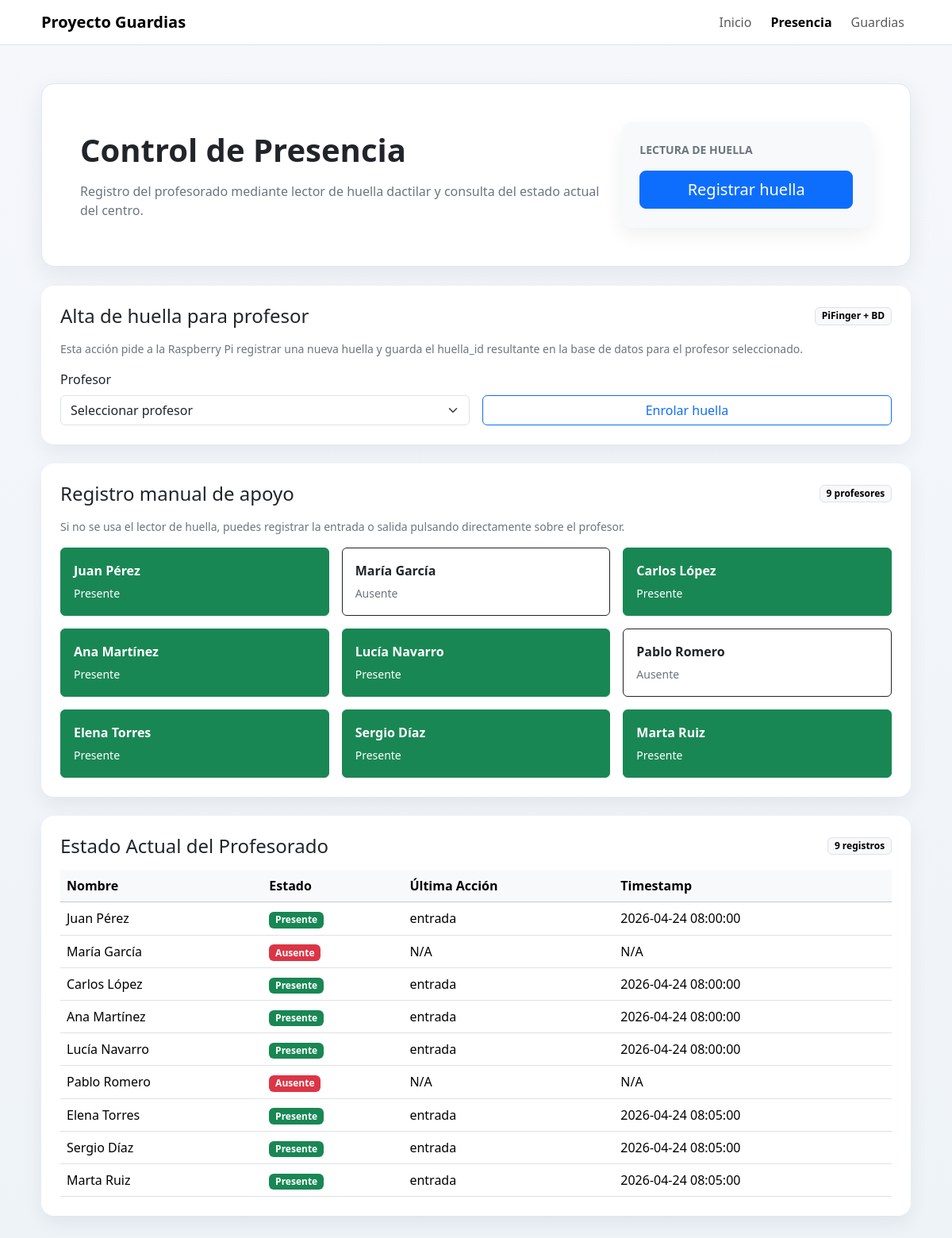
The app's page /presencia, older data.
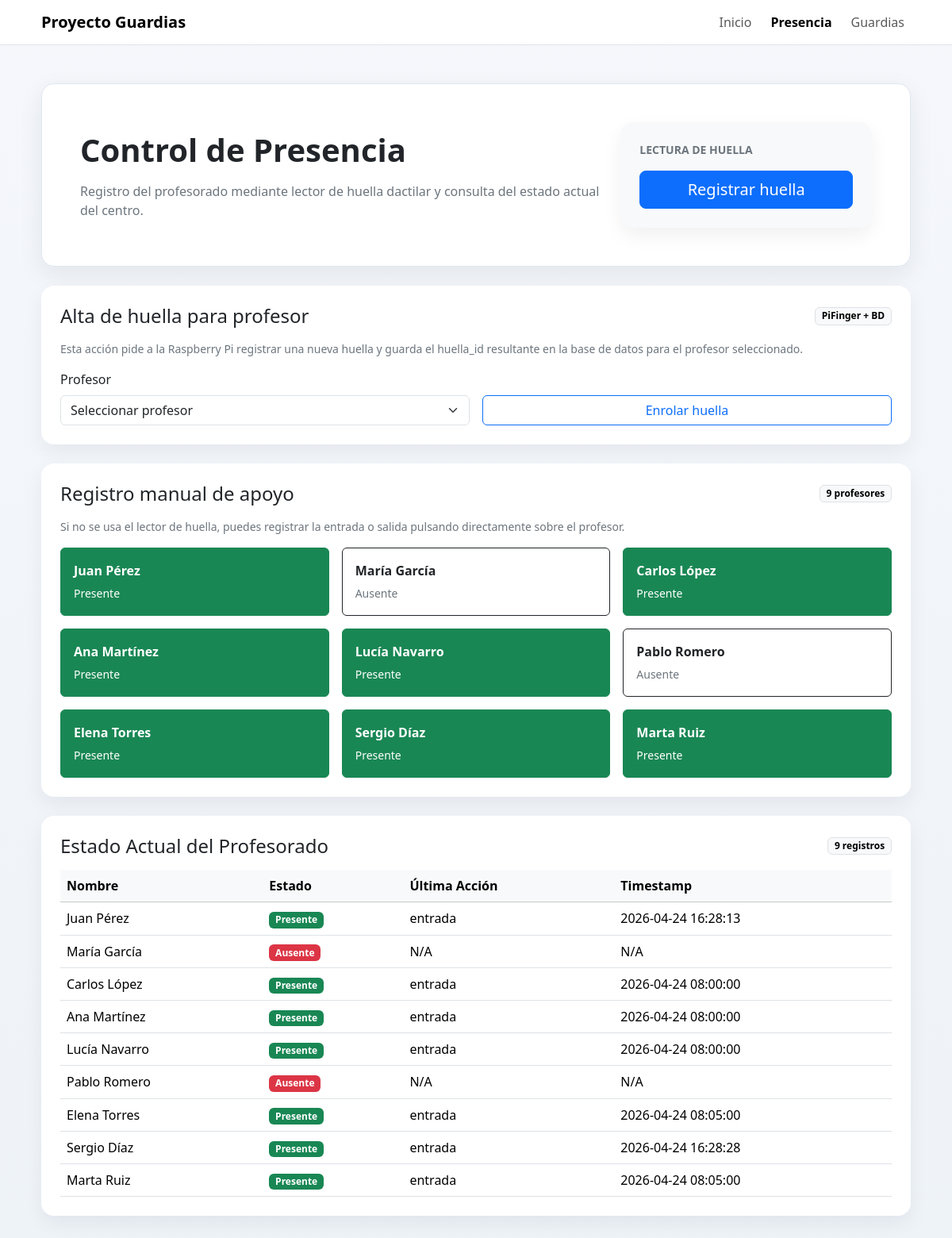
The same page, newer data.
### tables this page shows
CREATE TABLE profesores (id INTEGER PRIMARY KEY AUTOINCREMENT, nombre TEXT NOT NULL, departamento TEXT, huella_id INTEGER, activo INTEGER DEFAULT 1, guardias_acumuladas INTEGER DEFAULT 0, guardias_semana INTEGER DEFAULT 0);

CREATE TABLE presencia (
    id INTEGER PRIMARY KEY AUTOINCREMENT,
    profesor_id INTEGER,
    timestamp DATETIME DEFAULT CURRENT_TIMESTAMP,
    tipo TEXT,   -- 'entrada' o 'salida'
    FOREIGN KEY (profesor_id) REFERENCES "profesores_legacy"(id)
);

### app.py (the view)
@app.route("/presencia")
def vista_presencia():
    estado = obtener_estado_actual(_obtener_db_path())
    profesores = [
        {
            "id": profesor_id,
            "nombre": info.get("nombre", f"Profesor {profesor_id}"),
        }
        for profesor_id, info in estado.items()
    ]
    profesores.sort(key=lambda p: p["nombre"].casefold())
    return render_template("presencia.html", estado=estado, profesores=profesores)

### app.py (called while the page is built)
def _obtener_db_path():
    return app.config.get("DB_PATH", "ies.db")

### modules/db/db_manager.py (called while the page is built, shortened)
    def get_connection(self):
        return sqlite3.connect(self.db_path)

    @contextmanager
    def _connection(self):
        conn = self.get_connection()
        try:
            self._ensure_schema(conn)
            yield conn
        finally:
            conn.close()

    def _fetch_all(self, query, params=(), model_cls=None):
        with self._connection() as conn:
            cursor = conn.cursor()
            cursor.execute(query, params)
            rows = cursor.fetchall()
        if model_cls is None:
            return rows
        return [model_cls(*row) for row in rows]

    def _fecha_hoy(self, fecha=None):
        return fecha or datetime.now().strftime("%Y-%m-%d")

    def _ensure_profesores_schema(self, conn):
        cursor = conn.cursor()
        cursor.execute("PRAGMA table_info(profesores)")
        schema_rows = cursor.fetchall()
        columnas = {row[1] for row in schema_rows}
        tipos = {row[1]: (row[2] or "").upper() for row in schema_rows}
        schema_actualizado = False
        if "departamento" not in columnas:
            cursor.execute("ALTER TABLE profesores ADD COLUMN departamento TEXT")
            schema_actualizado = True
        if "huella_id" not in columnas:
            cursor.execute("ALTER TABLE profesores ADD COLUMN huella_id INTEGER")
            schema_actualizado = True
        self._normalizar_huella_ids(conn)
        if schema_actualizado:
            conn.commit()

    @staticmethod
    def _normalizar_huella_id_valor(valor):
        if valor is None:
            return None
        if isinstance(valor, int):
            return valor

    def _normalizar_huella_ids(self, conn):
        cursor = conn.cursor()
        cursor.execute("SELECT id, huella_id FROM profesores")
        cambios = []
        for profesor_id, huella_id in cursor.fetchall():
            huella_normalizada = self._normalizar_huella_id_valor(huella_id)
            if huella_id != huella_normalizada:
                cambios.append((huella_normalizada, profesor_id))
        if cambios:
            cursor.executemany(
                "UPDATE profesores SET huella_id = ? WHERE id = ?",
                cambios,
            )
            conn.commit()

    def _ensure_horarios_schema(self, conn):
        cursor = conn.cursor()
        cursor.execute("PRAGMA table_info(horarios)")
        columnas = {row[1] for row in cursor.fetchall()}

### templates/presencia.html (shortened to what this page needs)
<!DOCTYPE html>
<html lang="es">
<head>
    <link href="https://cdn.jsdelivr.net/npm/bootstrap@5.3.3/dist/css/bootstrap.min.css" rel="stylesheet">
</head>
<body>
    <nav class="navbar navbar-expand-lg bg-white border-bottom sticky-top">
        <div class="container app-shell">
            <a class="navbar-brand fw-semibold" href="{{ url_for('index') }}">Proyecto Guardias</a>
            <div class="collapse navbar-collapse" id="mainNav">
                <div class="navbar-nav ms-auto gap-lg-2">
                    <a class="nav-link" href="{{ url_for('index') }}">Inicio</a>
                    <a class="nav-link active fw-semibold" href="{{ url_for('vista_presencia') }}">Presencia</a>
                    <a class="nav-link" href="{{ url_for('vista_guardias') }}">Guardias</a>
                </div>
            </div>
        </div>
    </nav>
    <main class="container app-shell py-4 py-lg-5">
        <section class="page-hero p-4 p-lg-5 mb-4">
            <div class="row g-4 align-items-center">
                <div class="col-lg-8">
                    <h1 class="display-6 fw-semibold mb-3">Control de Presencia</h1>
                    <p class="text-secondary mb-0">Registro del profesorado mediante lector de huella dactilar y consulta del estado actual del centro.</p>
                </div>
                <div class="col-lg-4">
                    <div class="card content-card bg-body-tertiary">
                        <div class="card-body p-4">
                            <p class="text-uppercase text-secondary small fw-semibold mb-3">Lectura de huella</p>
                            <form id="form-registro-huella" action="{{ url_for('registrar') }}" method="post" class="d-grid">
                                <button id="btn-registrar-huella" class="btn btn-primary btn-lg" type="submit">Registrar huella</button>
                            </form>
                        </div>
                    </div>
                </div>
            </div>
        </section>
        <section class="card stat-card mb-4">
            <div class="card-body p-4">
                <div class="d-flex justify-content-between align-items-center mb-3 flex-wrap gap-2">
                    <h2 class="h4 mb-0">Alta de huella para profesor</h2>
                    <span class="badge text-bg-light border">PiFinger + BD</span>
                </div>
                <p class="text-secondary small mb-3">Esta acción pide a la Raspberry Pi registrar una nueva huella y guarda el huella_id resultante en la base de datos para el profesor seleccionado.</p>
                <form id="form-enrolar-huella" action="{{ url_for('enrolar_huella_profesor') }}" method="post" class="row g-3 align-items-end">
                    <div class="col-lg-6">
                        <label for="profesor_id" class="form-label">Profesor</label>
                        <select id="profesor_id" name="profesor_id" class="form-select" required>
                            <option value="" selected disabled>Seleccionar profesor</option>
                        </select>
                    </div>
                    <div class="col-lg-6 d-grid">
                        <button id="btn-enrolar-huella" class="btn btn-outline-primary" type="submit" {% if not profesores %}disabled{% endif %}>Enrolar huella</button>
                    </div>
                </form>
            </div>
        </section>
        <section class="card stat-card mb-4">
            <div class="card-body p-4">
                <div class="d-flex justify-content-between align-items-center mb-3 flex-wrap gap-2">
                    <h2 class="h4 mb-0">Registro manual de apoyo</h2>
                    <span class="badge text-bg-light border">{{ estado|length }} profesores</span>
                </div>
                <p class="text-secondary small mb-3">Si no se usa el lector de huella, puedes registrar la entrada o salida pulsando directamente sobre el profesor.</p>
                <div class="row g-3">
                    {% for profesor_id, info in estado.items() %}
                    <div class="col-md-6 col-xl-4">
                        <form action="{{ url_for('registrar') }}" method="post" class="h-100">
                            <button class="btn {% if info.presente %}btn-success{% else %}btn-outline-dark{% endif %} w-100 h-100 text-start p-3" type="submit">
                                <span class="d-block fw-semibold mb-1">{{ info.nombre }}</span>
                                <span class="small {% if info.presente %}text-white{% else %}text-secondary{% endif %}">
                                    {% if info.presente %}Presente{% else %}Ausente{% endif %}
                                </span>
                            </button>
                        </form>
                    </div>
                    {% else %}
                    <div class="col-12">
                        <div class="text-center text-secondary py-3">No hay profesores disponibles para registrar.</div>
                    </div>
                    {% endfor %}
                </div>
            </div>
        </section>
        <section class="card stat-card">
            <div class="card-body p-4">
                <div class="d-flex justify-content-between align-items-center mb-3 flex-wrap gap-2">
                    <h2 class="h4 mb-0">Estado Actual del Profesorado</h2>
                    <span class="badge text-bg-light border">{{ estado|length }} registros</span>
                </div>
                <div class="table-responsive">
                    <table class="table table-hover align-middle mb-0">
                        <thead class="table-light">
                            <tr>
                                <th>Nombre</th>
                                <th>Estado</th>
                                <th>Última Acción</th>
                                <th>Timestamp</th>
                            </tr>
                        </thead>
                        <tbody>
                            {% for profesor_id, info in estado.items() %}
                            <tr>
                                <td class="fw-medium">{{ info.nombre }}</td>
                                <td>
                                    <span class="badge {% if info.presente %}text-bg-success{% else %}text-bg-danger{% endif %}">
                                        {% if info.presente %}Presente{% else %}Ausente{% endif %}
                                    </span>
                                </td>
                                <td>{{ info.ultima_accion or 'N/A' }}</td>
                                <td>{{ info.timestamp or 'N/A' }}</td>
                            </tr>
                            {% else %}
                            <tr>
                                <td colspan="4" class="text-center text-secondary py-4">No hay registros de presencia para mostrar.</td>
                            </tr>
                            {% endfor %}
                        </tbody>
                    </table>
                </div>
            </div>
        </section>
    </main>
</body>
</html>

### templates/presencia.html (style rules this page uses)
body { background: linear-gradient(180deg, #f5f7fb 0%, #eef3f8 100%); min-height: 100vh; }
.app-shell { max-width: 1120px; }
.page-hero { background: #ffffff; border: 1px solid #dfe7f1; border-radius: 1rem; box-shadow: 0 10px 30px rgba(31, 41, 55, 0.08); }
.stat-card, .content-card { border: 0; border-radius: 1rem; box-shadow: 0 10px 24px rgba(15, 23, 42, 0.06); }

Row changes from the older to the newer data that the page shows:
no longer on this page (row unchanged): presencia: tipo "entrada", timestamp "2026-04-24 08:00:00"
no longer on this page (row unchanged): presencia: tipo "entrada", timestamp "2026-04-24 08:05:00"
added presencia: tipo "entrada", timestamp "2026-04-24 16:28:13"
added presencia: tipo "entrada", timestamp "2026-04-24 16:28:28"
Text that changed along with them:
new list line: "Juan Pérez"
new list line: "Presente"
new list line: "Sergio Díaz"
list line gone: "Juan Pérez"
list line gone: "Presente"
list line gone: "Sergio Díaz"
